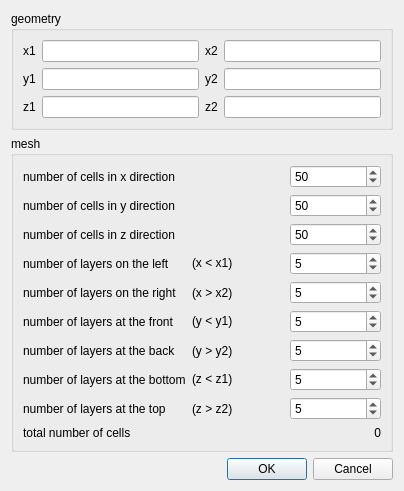
<?xml version="1.0" encoding="UTF-8"?>
<ui version="4.0">
 <class>GuiCreateHexShell</class>
 <widget class="QDialog" name="GuiCreateHexShell">
  <property name="geometry">
   <rect>
    <x>0</x>
    <y>0</y>
    <width>404</width>
    <height>451</height>
   </rect>
  </property>
  <property name="windowTitle">
   <string>Dialog</string>
  </property>
  <layout class="QVBoxLayout" name="verticalLayout">
   <item>
    <widget class="QGroupBox" name="groupBox">
     <property name="title">
      <string>geometry</string>
     </property>
     <layout class="QGridLayout" name="gridLayout">
      <item row="1" column="1">
       <widget class="QLineEdit" name="lineEditY1"/>
      </item>
      <item row="0" column="1">
       <widget class="QLineEdit" name="lineEditX1"/>
      </item>
      <item row="3" column="1">
       <widget class="QLineEdit" name="lineEditZ1"/>
      </item>
      <item row="0" column="0">
       <widget class="QLabel" name="label">
        <property name="text">
         <string>x1</string>
        </property>
       </widget>
      </item>
      <item row="1" column="0">
       <widget class="QLabel" name="label_2">
        <property name="text">
         <string>y1</string>
        </property>
       </widget>
      </item>
      <item row="3" column="0">
       <widget class="QLabel" name="label_3">
        <property name="text">
         <string>z1</string>
        </property>
       </widget>
      </item>
      <item row="0" column="2">
       <widget class="QLabel" name="label_4">
        <property name="text">
         <string>x2</string>
        </property>
       </widget>
      </item>
      <item row="1" column="2">
       <widget class="QLabel" name="label_6">
        <property name="text">
         <string>y2</string>
        </property>
       </widget>
      </item>
      <item row="3" column="2">
       <widget class="QLabel" name="label_5">
        <property name="text">
         <string>z2</string>
        </property>
       </widget>
      </item>
      <item row="0" column="3">
       <widget class="QLineEdit" name="lineEditX2"/>
      </item>
      <item row="1" column="3">
       <widget class="QLineEdit" name="lineEditY2"/>
      </item>
      <item row="3" column="3">
       <widget class="QLineEdit" name="lineEditZ2"/>
      </item>
     </layout>
    </widget>
   </item>
   <item>
    <widget class="QGroupBox" name="groupBox_2">
     <property name="title">
      <string>mesh</string>
     </property>
     <layout class="QGridLayout" name="gridLayout_2">
      <item row="13" column="2">
       <widget class="QLabel" name="labelTotalNumberOfCells">
        <property name="text">
         <string>0</string>
        </property>
        <property name="alignment">
         <set>Qt::AlignRight|Qt::AlignTrailing|Qt::AlignVCenter</set>
        </property>
       </widget>
      </item>
      <item row="7" column="1">
       <widget class="QLabel" name="label_16">
        <property name="text">
         <string>(x &lt; x1)</string>
        </property>
       </widget>
      </item>
      <item row="7" column="2">
       <widget class="QSpinBox" name="spinBoxLx1">
        <property name="minimum">
         <number>1</number>
        </property>
        <property name="maximum">
         <number>200</number>
        </property>
        <property name="value">
         <number>5</number>
        </property>
       </widget>
      </item>
      <item row="8" column="0">
       <widget class="QLabel" name="label_11">
        <property name="text">
         <string>number of layers on the right</string>
        </property>
       </widget>
      </item>
      <item row="2" column="0">
       <widget class="QLabel" name="label_8">
        <property name="text">
         <string>number of cells in y direction</string>
        </property>
       </widget>
      </item>
      <item row="3" column="0">
       <widget class="QLabel" name="label_9">
        <property name="text">
         <string>number of cells in z direction</string>
        </property>
       </widget>
      </item>
      <item row="11" column="0">
       <widget class="QLabel" name="label_14">
        <property name="text">
         <string>number of layers at the bottom</string>
        </property>
       </widget>
      </item>
      <item row="0" column="0">
       <widget class="QLabel" name="label_7">
        <property name="text">
         <string>number of cells in x direction</string>
        </property>
       </widget>
      </item>
      <item row="8" column="2">
       <widget class="QSpinBox" name="spinBoxLx2">
        <property name="minimum">
         <number>1</number>
        </property>
        <property name="maximum">
         <number>200</number>
        </property>
        <property name="value">
         <number>5</number>
        </property>
       </widget>
      </item>
      <item row="7" column="0">
       <widget class="QLabel" name="label_10">
        <property name="text">
         <string>number of layers on the left</string>
        </property>
       </widget>
      </item>
      <item row="9" column="2">
       <widget class="QSpinBox" name="spinBoxLy1">
        <property name="minimum">
         <number>1</number>
        </property>
        <property name="maximum">
         <number>200</number>
        </property>
        <property name="value">
         <number>5</number>
        </property>
       </widget>
      </item>
      <item row="10" column="2">
       <widget class="QSpinBox" name="spinBoxLy2">
        <property name="minimum">
         <number>1</number>
        </property>
        <property name="maximum">
         <number>200</number>
        </property>
        <property name="value">
         <number>5</number>
        </property>
       </widget>
      </item>
      <item row="9" column="0">
       <widget class="QLabel" name="label_12">
        <property name="text">
         <string>number of layers at the front</string>
        </property>
       </widget>
      </item>
      <item row="10" column="0">
       <widget class="QLabel" name="label_13">
        <property name="text">
         <string>number of layers at the back</string>
        </property>
       </widget>
      </item>
      <item row="12" column="0">
       <widget class="QLabel" name="label_15">
        <property name="text">
         <string>number of layers at the top</string>
        </property>
       </widget>
      </item>
      <item row="11" column="2">
       <widget class="QSpinBox" name="spinBoxLz1">
        <property name="minimum">
         <number>1</number>
        </property>
        <property name="maximum">
         <number>200</number>
        </property>
        <property name="value">
         <number>5</number>
        </property>
       </widget>
      </item>
      <item row="12" column="2">
       <widget class="QSpinBox" name="spinBoxLz2">
        <property name="minimum">
         <number>1</number>
        </property>
        <property name="maximum">
         <number>200</number>
        </property>
        <property name="value">
         <number>5</number>
        </property>
       </widget>
      </item>
      <item row="8" column="1">
       <widget class="QLabel" name="label_17">
        <property name="text">
         <string>(x &gt; x2)</string>
        </property>
       </widget>
      </item>
      <item row="9" column="1">
       <widget class="QLabel" name="label_18">
        <property name="text">
         <string>(y &lt; y1)</string>
        </property>
       </widget>
      </item>
      <item row="10" column="1">
       <widget class="QLabel" name="label_19">
        <property name="text">
         <string>(y &gt; y2)</string>
        </property>
       </widget>
      </item>
      <item row="11" column="1">
       <widget class="QLabel" name="label_20">
        <property name="text">
         <string>(z &lt; z1)</string>
        </property>
       </widget>
      </item>
      <item row="12" column="1">
       <widget class="QLabel" name="label_21">
        <property name="text">
         <string>(z &gt; z2)</string>
        </property>
       </widget>
      </item>
      <item row="13" column="0">
       <widget class="QLabel" name="label_23">
        <property name="text">
         <string>total number of cells</string>
        </property>
       </widget>
      </item>
      <item row="0" column="2">
       <widget class="QSpinBox" name="spinBoxNx">
        <property name="minimum">
         <number>5</number>
        </property>
        <property name="maximum">
         <number>200</number>
        </property>
        <property name="singleStep">
         <number>5</number>
        </property>
        <property name="value">
         <number>50</number>
        </property>
       </widget>
      </item>
      <item row="2" column="2">
       <widget class="QSpinBox" name="spinBoxNy">
        <property name="minimum">
         <number>5</number>
        </property>
        <property name="maximum">
         <number>200</number>
        </property>
        <property name="singleStep">
         <number>5</number>
        </property>
        <property name="value">
         <number>50</number>
        </property>
       </widget>
      </item>
      <item row="3" column="2">
       <widget class="QSpinBox" name="spinBoxNz">
        <property name="minimum">
         <number>5</number>
        </property>
        <property name="maximum">
         <number>200</number>
        </property>
        <property name="singleStep">
         <number>5</number>
        </property>
        <property name="value">
         <number>50</number>
        </property>
       </widget>
      </item>
     </layout>
    </widget>
   </item>
   <item>
    <spacer name="verticalSpacer">
     <property name="orientation">
      <enum>Qt::Vertical</enum>
     </property>
     <property name="sizeHint" stdset="0">
      <size>
       <width>20</width>
       <height>40</height>
      </size>
     </property>
    </spacer>
   </item>
   <item>
    <widget class="QDialogButtonBox" name="buttonBox">
     <property name="orientation">
      <enum>Qt::Horizontal</enum>
     </property>
     <property name="standardButtons">
      <set>QDialogButtonBox::Cancel|QDialogButtonBox::Ok</set>
     </property>
    </widget>
   </item>
  </layout>
 </widget>
 <tabstops>
  <tabstop>lineEditX1</tabstop>
  <tabstop>lineEditY1</tabstop>
  <tabstop>lineEditZ1</tabstop>
  <tabstop>lineEditX2</tabstop>
  <tabstop>lineEditY2</tabstop>
  <tabstop>lineEditZ2</tabstop>
  <tabstop>spinBoxNx</tabstop>
  <tabstop>spinBoxNy</tabstop>
  <tabstop>spinBoxNz</tabstop>
  <tabstop>spinBoxLx1</tabstop>
  <tabstop>spinBoxLx2</tabstop>
  <tabstop>spinBoxLy1</tabstop>
  <tabstop>spinBoxLy2</tabstop>
  <tabstop>spinBoxLz1</tabstop>
  <tabstop>spinBoxLz2</tabstop>
  <tabstop>buttonBox</tabstop>
 </tabstops>
 <resources/>
 <connections>
  <connection>
   <sender>buttonBox</sender>
   <signal>accepted()</signal>
   <receiver>GuiCreateHexShell</receiver>
   <slot>accept()</slot>
   <hints>
    <hint type="sourcelabel">
     <x>248</x>
     <y>254</y>
    </hint>
    <hint type="destinationlabel">
     <x>157</x>
     <y>274</y>
    </hint>
   </hints>
  </connection>
  <connection>
   <sender>buttonBox</sender>
   <signal>rejected()</signal>
   <receiver>GuiCreateHexShell</receiver>
   <slot>reject()</slot>
   <hints>
    <hint type="sourcelabel">
     <x>316</x>
     <y>260</y>
    </hint>
    <hint type="destinationlabel">
     <x>286</x>
     <y>274</y>
    </hint>
   </hints>
  </connection>
 </connections>
</ui>
